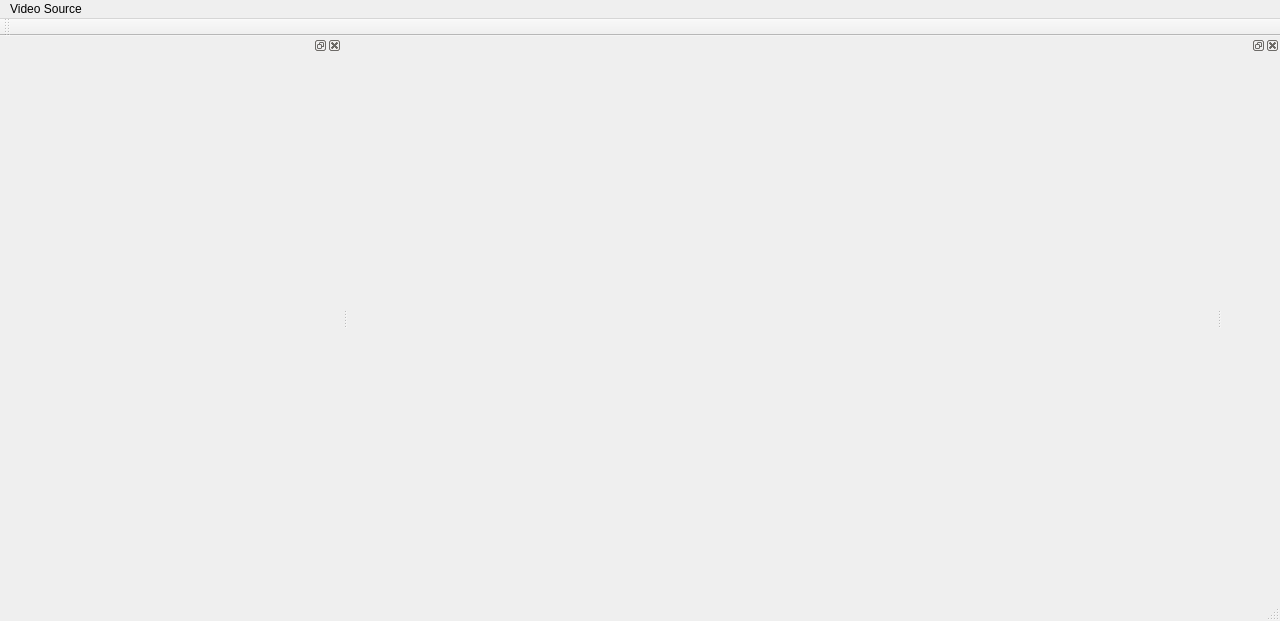
<?xml version="1.0" encoding="UTF-8"?>
<ui version="4.0">
 <class>bassma::QSimulator</class>
 <widget class="QMainWindow" name="bassma::QSimulator">
  <property name="geometry">
   <rect>
    <x>0</x>
    <y>0</y>
    <width>1280</width>
    <height>621</height>
   </rect>
  </property>
  <property name="windowTitle">
   <string>QSimulator</string>
  </property>
  <widget class="QWidget" name="centralWidget">
   <layout class="QGridLayout" name="gridLayout">
    <item row="0" column="0">
     <widget class="bassma::QOpenCVWidget" name="processed" native="true">
      <property name="minimumSize">
       <size>
        <width>320</width>
        <height>240</height>
       </size>
      </property>
      <property name="maximumSize">
       <size>
        <width>640</width>
        <height>480</height>
       </size>
      </property>
      <layout class="QVBoxLayout" name="verticalLayout_4"/>
     </widget>
    </item>
   </layout>
  </widget>
  <widget class="QMenuBar" name="menuBar">
   <property name="geometry">
    <rect>
     <x>0</x>
     <y>0</y>
     <width>1280</width>
     <height>21</height>
    </rect>
   </property>
   <widget class="QMenu" name="menuVideo">
    <property name="title">
     <string>Video Source</string>
    </property>
    <addaction name="actionVideoWebcam"/>
    <addaction name="actionVideoIrrlicht"/>
   </widget>
   <addaction name="menuVideo"/>
  </widget>
  <widget class="QToolBar" name="mainToolBar">
   <attribute name="toolBarArea">
    <enum>TopToolBarArea</enum>
   </attribute>
   <attribute name="toolBarBreak">
    <bool>false</bool>
   </attribute>
  </widget>
  <widget class="QStatusBar" name="statusBar"/>
  <widget class="QDockWidget" name="sourceDoc">
   <attribute name="dockWidgetArea">
    <number>1</number>
   </attribute>
   <widget class="QWidget" name="sourceDocContent">
    <layout class="QHBoxLayout" name="horizontalLayout">
     <item>
      <widget class="QWidget" name="source" native="true">
       <property name="minimumSize">
        <size>
         <width>320</width>
         <height>240</height>
        </size>
       </property>
       <property name="maximumSize">
        <size>
         <width>640</width>
         <height>480</height>
        </size>
       </property>
       <layout class="QVBoxLayout" name="verticalLayout_3"/>
      </widget>
     </item>
    </layout>
   </widget>
  </widget>
  <widget class="QDockWidget" name="detectorDock">
   <attribute name="dockWidgetArea">
    <number>2</number>
   </attribute>
   <widget class="QWidget" name="detectorDocContent">
    <layout class="QHBoxLayout" name="horizontalLayout_2">
     <item>
      <widget class="bassma::QBallDetector" name="detector" native="true">
       <property name="minimumSize">
        <size>
         <width>0</width>
         <height>320</height>
        </size>
       </property>
       <property name="maximumSize">
        <size>
         <width>16777215</width>
         <height>640</height>
        </size>
       </property>
      </widget>
     </item>
    </layout>
   </widget>
  </widget>
  <action name="actionVideoWebcam">
   <property name="text">
    <string>Webcam</string>
   </property>
  </action>
  <action name="actionVideoIrrlicht">
   <property name="text">
    <string>Irrlicht</string>
   </property>
  </action>
 </widget>
 <layoutdefault spacing="6" margin="11"/>
 <customwidgets>
  <customwidget>
   <class>bassma::QOpenCVWidget</class>
   <extends>QWidget</extends>
   <header>QOpenCVWidget.h</header>
   <container>1</container>
  </customwidget>
  <customwidget>
   <class>bassma::QBallDetector</class>
   <extends>QWidget</extends>
   <header>QBallDetector.h</header>
   <container>1</container>
  </customwidget>
 </customwidgets>
 <resources/>
 <connections/>
 <slots>
  <slot>setSpeed(int)</slot>
 </slots>
</ui>
